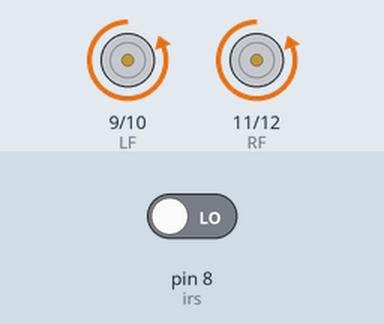
This sketch was run on a simulated Arduino Uno, built with avr-gcc and run on an emulated ATmega328P. Parts: motor-driver pin pairs drawn as motors (green arrow = first pin HIGH = forward, orange = second pin HIGH = backward, longer = more drive). The test bench sets the inputs (shaded band); at power-on: pin 8 (irs) LOW.

Above: at 4.8 s.
4.9 s: pin 8 (irs) driven HIGH
At 7.1 s:
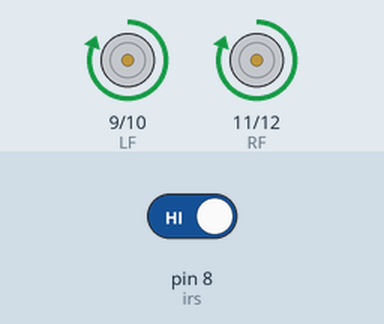
7.6 s: pin 8 (irs) driven LOW
At 9.1 s:
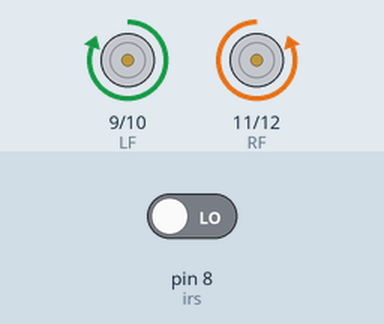
Timing chart, 0 to 19.6 s (numbered marks = the images above; inputs shaded):
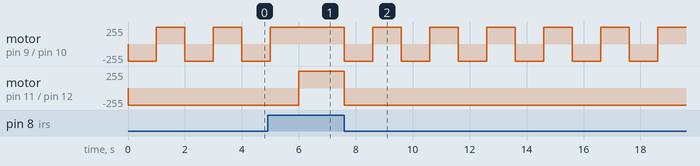

Measured:
- after the input at 4.9 s, motor on pin 9 (LF) / pin 10 (LB): goes on until 5.0 s, then stays forward 255/255; motor on pin 11 (RF) / pin 12 (RB): backward 255/255 → forward 255/255 after 1.1 s
- after the input at 7.6 s, motor on pin 9 (LF) / pin 10 (LB): alternates forward 255/255 for 1.0 s and backward 255/255 for 1.0 s, starting at once; motor on pin 11 (RF) / pin 12 (RB): forward 255/255 → backward 255/255 at once
- by itself, motor on pin 9 (LF) / pin 10 (LB): alternates forward 255/255 for 1.0 s and backward 255/255 for 1.0 s

The sketch:

sumobot_random_right.ino
```cpp
// Sensor
#define irs 8

// Left Motor
#define LF 9 // int4
#define LB 10 // int3

// Right Motor
#define RF 11 // int2
#define RB 12 // int1


void setup() {
  // put your setup code here, to run once:
  pinMode(LF, OUTPUT);
  pinMode(LB, OUTPUT);

  pinMode(RF, OUTPUT);
  pinMode(RB, OUTPUT);

  pinMode(irs, INPUT);

}

void loop() {
  // put your main code here, to run repeatedly:
 if (digitalRead(irs) == 1) {
  digitalWrite(LF,HIGH);
  digitalWrite(RF,HIGH);
  digitalWrite(LB,LOW);
  digitalWrite(RB,LOW);
 } else {
  digitalWrite(LB,HIGH);
  digitalWrite(RB,HIGH);
  digitalWrite(LF,LOW);
  digitalWrite(RF,LOW);
  delay(1000);
  digitalWrite(LB,LOW);
  digitalWrite(RF,LOW);
  digitalWrite(LF,HIGH);
  digitalWrite(RB,HIGH);
  delay(1000);
 }
}
```
